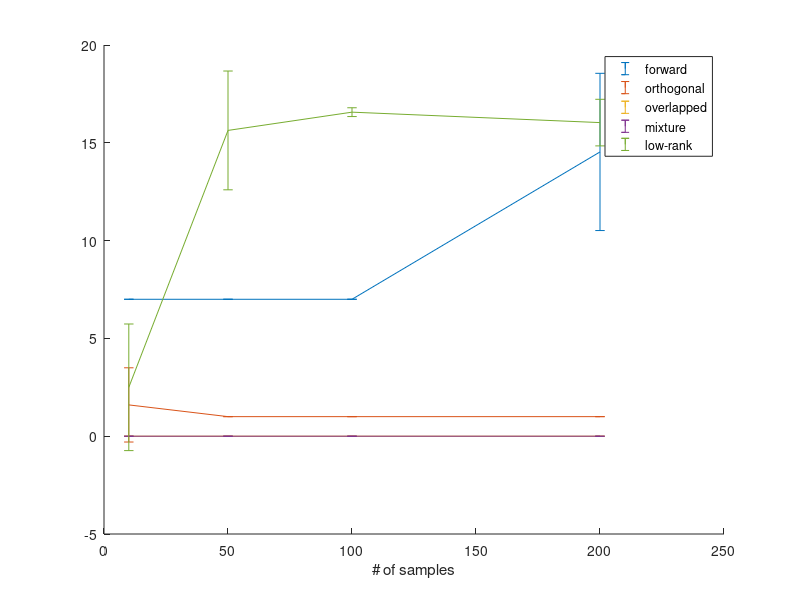

Reproduce this figure in MATLAB.
clc
clear

samples = [10, 50, 100, 200];

% for i = 1:4
     i =2;
    load greedyResultsSynth.mat
    
    forward = [qFor{1}(:, i), qFor{2}(:, i), qFor{3}(:, i), qFor{4}(:, i)]/3;
    forwardMean = mean(forward, 1);
    forwardSD = std(forward, 0, 1);
    
    orth = [qOrth{1}(:, i), qOrth{2}(:, i), qOrth{3}(:, i), qOrth{4}(:, i)]/3;
    orthMean = mean(orth, 1);
    orthSD = std(orth, 0, 1);
    
%     load nuclResultsSynth_v0.mat
%     convex = [qFor{1}(:, i), qFor{2}(:, i), qFor{3}(:, i), qFor{4}(:, i)];
%     convexMean = mean(convex, 1);
%     convexSD = std(convex, 0, 1);
%     
%     mixture = [qOrth{1}(:, i), qOrth{2}(:, i), qOrth{3}(:, i), qOrth{4}(:, i)];
%     mixtureMean = mean(mixture, 1);
%     mixtureSD = std(mixture, 0, 1);


    load lrResultsSynth.mat
    lowrank = [qSp{1}(:, i), qSp{2}(:, i), qSp{3}(:, i), qSp{4}(:, i)]/3;
    lowrankMean = mean(lowrank, 1);
    lowrankSD = std(lowrank, 0, 1);
    
    load sparseResultsSynth.mat
    sparse = [qSp{1}(:, i), qSp{2}(:, i), qSp{3}(:, i), qSp{4}(:, i)];
    sparseMean = mean(sparse, 1);
    sparseSD = std(sparse, 0, 1);
    
    load mtlResultsSynth.mat
    L1 = [qL1{1}(:, i), qL1{2}(:, i), qL1{3}(:, i), qL1{4}(:, i)]/3;
    L1Mean = mean(L1, 1);
    L1SD = std(L1, 0, 1);
    
    L21 = [qL21{1}(:, i), qL21{2}(:, i), qL21{3}(:, i), qL21{4}(:, i)]/3;
    L21Mean = mean(L21, 1);
    L21SD = std(L21, 0, 1);
    
    Dirty = [qDirty{1}(:, i), qDirty{2}(:, i), qDirty{3}(:, i), qDirty{4}(:, i)]/3;
    DirtyMean = mean(Dirty, 1);
    DirtySD = std(Dirty, 0, 1);
 
    
    %%
    load ('Synth_MLMTL_Convex');
   
    [T,N] = size(Qualities);
    RMSE_est = zeros(T,N);
    SVs1 = cell(T,N);
    for t = 1:T
        for i = 1:N
            W = Ws{t,i};
%             [RMSE_est(t,i),SVs1{t,i}] =  cal_LatentRank(W,1e-2);% Qualities{t,i}.Rank;
%                RMSE_est(t,i) =  Qualities{t,i}.RMSE;
        end
    end
    RMSE_est = RMSE_est';
    convexMean = mean(RMSE_est);
    convexSD = std(RMSE_est);
    tLen = [10, 50, 100, 200];


    load ('Synth_MLMTL_Mixture');
    RMSE_est = zeros(T,N);
    SVs2 = cell(T,1);
    for t = 1:T
        for i = 1:N
            W = Ws{t,i};
%             [RMSE_est(t,i),SVs2{t,i}] =   cal_LatentRank(W,1e-2); % Qualities{t,i}.Rank;
%             RMSE_est(t,i) =  Qualities{t,i}.RMSE;
        end
    end
    RMSE_est = RMSE_est';
    mixtureMean = mean(RMSE_est);
    mixtureSD = std(RMSE_est);
    %%
%     figure;
%     hold all;
%   
%     for t = 1:T
%         subplot(2,T,t);
%         hist(SVs1{t}); 
%         title(strcat('Sample Size: ',int2str(tLen(t))));
%         
%     end
%    
%     for t = 1:T
%         subplot(2,T,T+t);
%         hist(SVs2{t}); 
%         title(strcat('Sample Size: ',int2str(tLen(t))));
% 
%     end
%     hold off;
    
    %%
    
    
    figure
    hold all
    errorbar(samples, forwardMean, forwardSD)
    errorbar(samples, orthMean, orthSD)
    errorbar(samples, convexMean, convexSD)
    errorbar(samples, mixtureMean, mixtureSD)

     
    errorbar(samples, lowrankMean, lowrankSD)
%     errorbar(samples, sparsemean, sparsesd)
%     errorbar(samples, l1mean, l1sd)
%     errorbar(samples, l21mean, l21sd)
%     errorbar(samples, dirtymean, dirtysd)
   legend('forward', 'orthogonal', 'overlapped', 'mixture', 'low-rank')

%     legend('forward', 'orthogonal', 'overlapped', 'mixture', 'low-rank',  'mtl: l1', 'mtl: l21', 'mtl: dirty')
    xlabel('# of samples')
